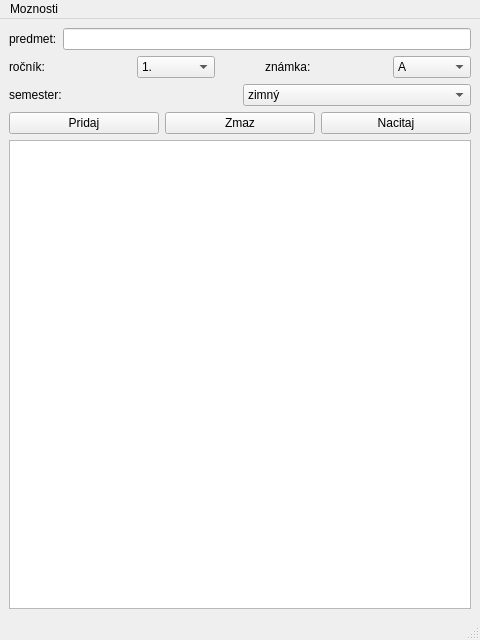
<?xml version="1.0" encoding="UTF-8"?>
<ui version="4.0">
 <class>Skusky</class>
 <widget class="QMainWindow" name="Skusky">
  <property name="geometry">
   <rect>
    <x>0</x>
    <y>0</y>
    <width>480</width>
    <height>640</height>
   </rect>
  </property>
  <property name="windowTitle">
   <string>MainWindow</string>
  </property>
  <widget class="QWidget" name="centralwidget">
   <layout class="QGridLayout" name="gridLayout">
    <item row="0" column="0">
     <layout class="QVBoxLayout" name="verticalLayout">
      <item>
       <layout class="QHBoxLayout" name="horizontalLayout_3">
        <item>
         <widget class="QLabel" name="label">
          <property name="text">
           <string>predmet:</string>
          </property>
         </widget>
        </item>
        <item>
         <widget class="QLineEdit" name="txt_predmet"/>
        </item>
       </layout>
      </item>
      <item>
       <layout class="QHBoxLayout" name="horizontalLayout_6">
        <property name="spacing">
         <number>50</number>
        </property>
        <item>
         <layout class="QHBoxLayout" name="horizontalLayout_2">
          <item>
           <widget class="QLabel" name="label_2">
            <property name="text">
             <string>ročník:</string>
            </property>
           </widget>
          </item>
          <item>
           <widget class="QComboBox" name="comboBox_rocnik">
            <item>
             <property name="text">
              <string>1.</string>
             </property>
            </item>
            <item>
             <property name="text">
              <string>2.</string>
             </property>
            </item>
            <item>
             <property name="text">
              <string>3.</string>
             </property>
            </item>
            <item>
             <property name="text">
              <string>4.</string>
             </property>
            </item>
            <item>
             <property name="text">
              <string>5.</string>
             </property>
            </item>
           </widget>
          </item>
         </layout>
        </item>
        <item>
         <layout class="QHBoxLayout" name="horizontalLayout_4">
          <item>
           <widget class="QLabel" name="label_4">
            <property name="text">
             <string>známka:</string>
            </property>
           </widget>
          </item>
          <item>
           <widget class="QComboBox" name="combo_znamka">
            <item>
             <property name="text">
              <string>A</string>
             </property>
            </item>
            <item>
             <property name="text">
              <string>B</string>
             </property>
            </item>
            <item>
             <property name="text">
              <string>C</string>
             </property>
            </item>
            <item>
             <property name="text">
              <string>D</string>
             </property>
            </item>
            <item>
             <property name="text">
              <string>E</string>
             </property>
            </item>
            <item>
             <property name="text">
              <string>F</string>
             </property>
            </item>
            <item>
             <property name="text">
              <string>Fx</string>
             </property>
            </item>
           </widget>
          </item>
         </layout>
        </item>
       </layout>
      </item>
      <item>
       <layout class="QHBoxLayout" name="horizontalLayout">
        <item>
         <widget class="QLabel" name="label_3">
          <property name="text">
           <string>semester:</string>
          </property>
         </widget>
        </item>
        <item>
         <widget class="QComboBox" name="combo_semes">
          <item>
           <property name="text">
            <string>zimný</string>
           </property>
          </item>
          <item>
           <property name="text">
            <string>letný</string>
           </property>
          </item>
         </widget>
        </item>
       </layout>
      </item>
      <item>
       <layout class="QHBoxLayout" name="horizontalLayout_5">
        <item>
         <widget class="QPushButton" name="btn_add">
          <property name="text">
           <string>Pridaj</string>
          </property>
         </widget>
        </item>
        <item>
         <widget class="QPushButton" name="btn_delete">
          <property name="text">
           <string>Zmaz</string>
          </property>
         </widget>
        </item>
        <item>
         <widget class="QPushButton" name="btn_load">
          <property name="text">
           <string>Nacitaj</string>
          </property>
         </widget>
        </item>
       </layout>
      </item>
      <item>
       <widget class="QTableView" name="tableView">
        <property name="verticalScrollBarPolicy">
         <enum>Qt::ScrollBarAsNeeded</enum>
        </property>
        <property name="horizontalScrollBarPolicy">
         <enum>Qt::ScrollBarAlwaysOff</enum>
        </property>
       </widget>
      </item>
     </layout>
    </item>
   </layout>
  </widget>
  <widget class="QMenuBar" name="menubar">
   <property name="geometry">
    <rect>
     <x>0</x>
     <y>0</y>
     <width>480</width>
     <height>21</height>
    </rect>
   </property>
   <widget class="QMenu" name="menuMoznosti">
    <property name="title">
     <string>Moznosti</string>
    </property>
    <addaction name="actionStandardna_kalkulacka"/>
    <addaction name="separator"/>
    <addaction name="actionPrevod_Dec_Bin_Hex"/>
    <addaction name="actionKurz_listok"/>
    <addaction name="actionZnamky"/>
   </widget>
   <addaction name="menuMoznosti"/>
  </widget>
  <widget class="QStatusBar" name="statusbar"/>
  <action name="actionStandardna_kalkulacka">
   <property name="text">
    <string>Standardna kalkulacka</string>
   </property>
  </action>
  <action name="actionPrevod_Dec_Bin_Hex">
   <property name="text">
    <string>Prevod Dec-Bin-Hex</string>
   </property>
  </action>
  <action name="actionKurz_listok">
   <property name="text">
    <string>Kurz. listok</string>
   </property>
  </action>
  <action name="actionZnamky">
   <property name="enabled">
    <bool>false</bool>
   </property>
   <property name="text">
    <string>Znamky</string>
   </property>
  </action>
 </widget>
 <resources/>
 <connections/>
</ui>
